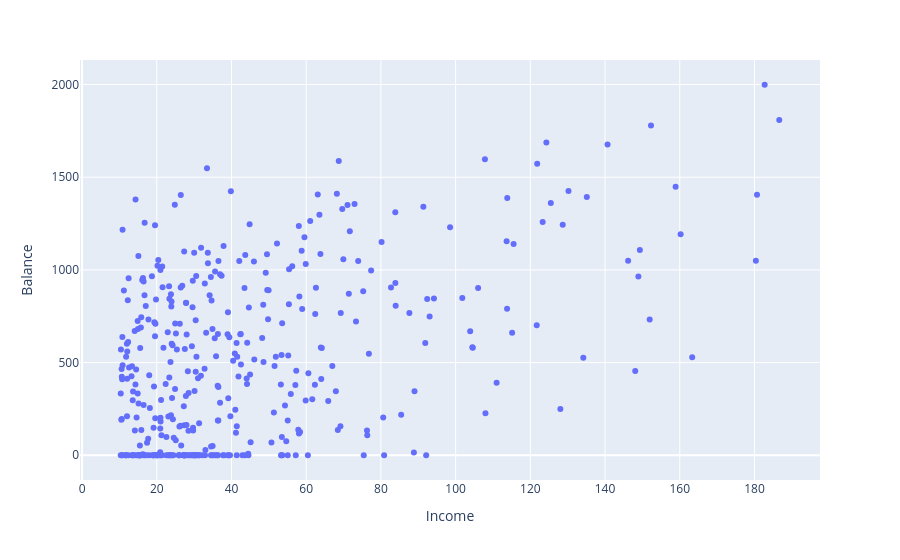

The cell this chart's notebook holds for it:
### Markdown cell above
Vediamo ora, per confronto, quello fornito da *plotly.express*.

A differenza dei plot di pandas che sono dei METODI, qui usiamo delle FUNZIONI:

### Code cell
px.scatter(df, x='Income', y='Balance')

### Figure 1 — Plotly figure (JSON) as saved in the notebook; plotly's stock layout.template omitted (floating-point values rounded to 4 significant figures; data arrays with more than 128 entries replaced by an {"elided": "..."} marker saying what was removed)
{"data": [{"hovertemplate": "Income=%{x}<br>Balance=%{y}<extra></extra>", "legendgroup": "", "marker": {"color": "#636efa", "symbol": "circle"}, "mode": "markers", "name": "", "orientation": "v", "showlegend": false, "type": "scatter", "x": {"elided": "400 float values"}, "xaxis": "x", "y": {"elided": "400 int values"}, "yaxis": "y"}], "layout": {"legend": {"tracegroupgap": 0}, "margin": {"t": 60}, "xaxis": {"anchor": "y", "domain": [0, 1], "title": {"text": "Income"}}, "yaxis": {"anchor": "x", "domain": [0, 1], "title": {"text": "Balance"}}}}
